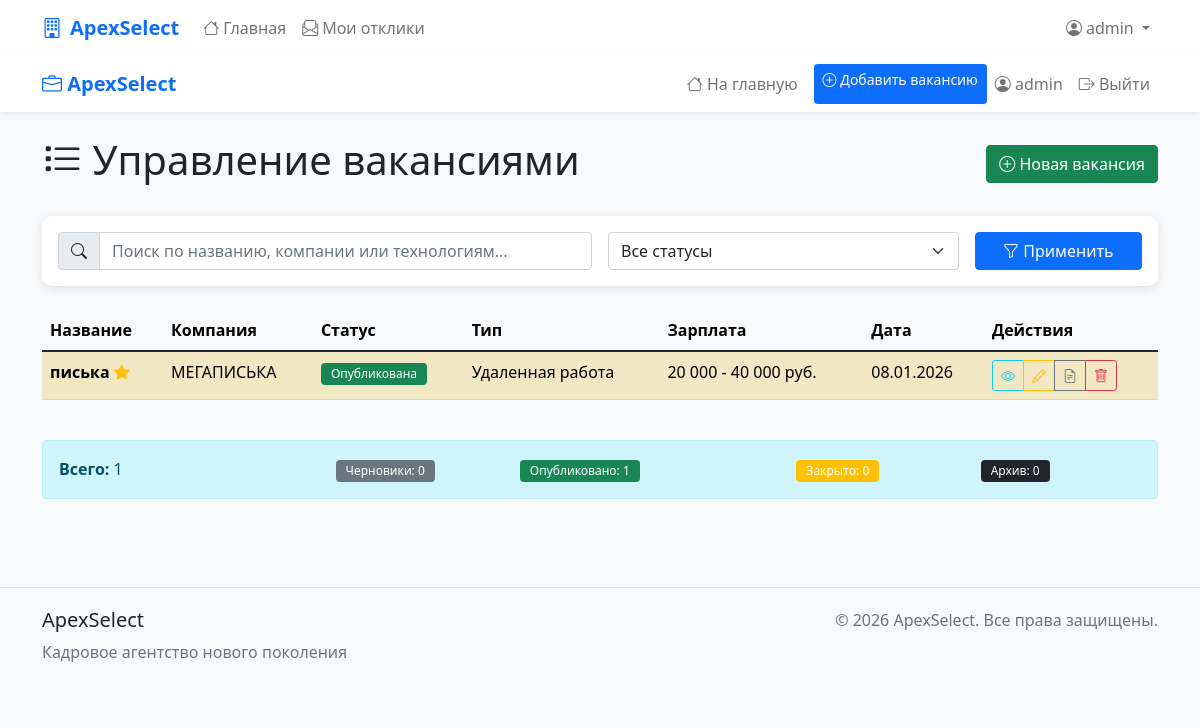
The page /vacancies/ (signed in) on the database as committed earlier.
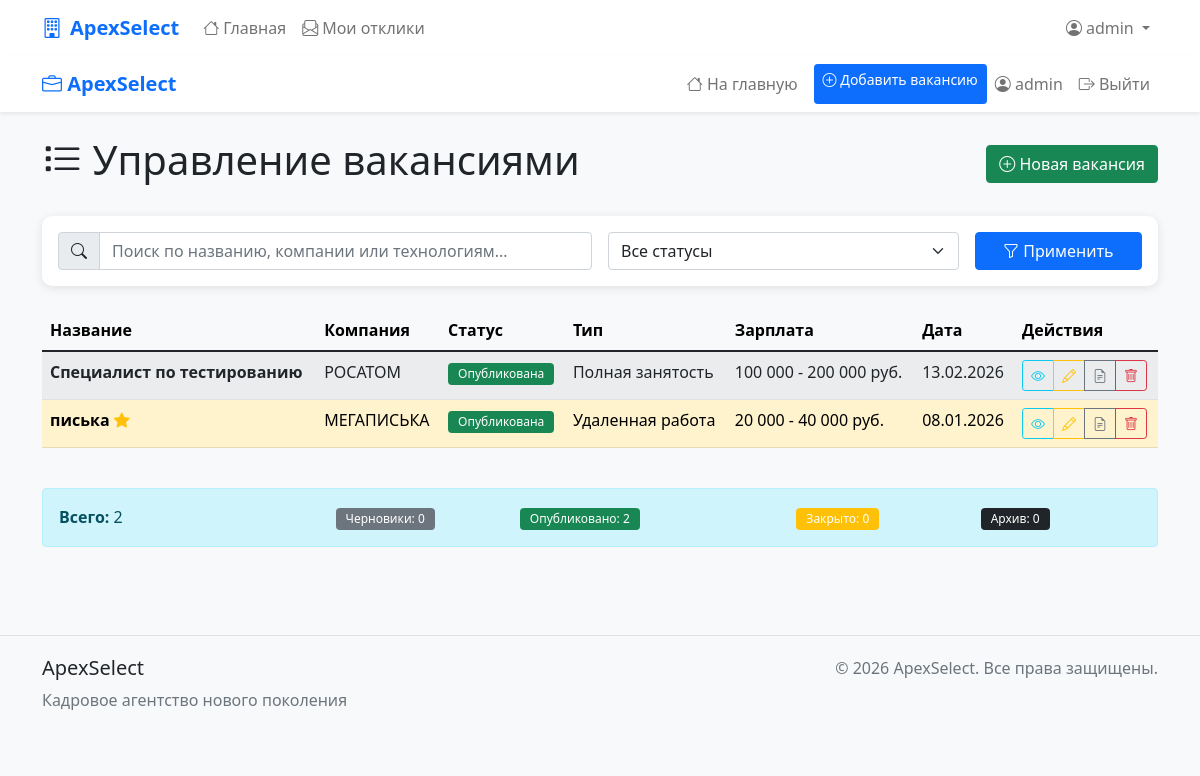
The same page on the database as committed later.
### apexSelect/models.py (models this page shows, shortened)
class Vacancy(models.Model):
    STATUS_CHOICES = [
        ('draft', _('Черновик')),
        ('published', _('Опубликована')),
        ('closed', _('Закрыта')),
        ('archived', _('В архиве')),
    ]
    EMPLOYMENT_TYPE_CHOICES = [
        ('full_time', _('Полная занятость')),
        ('part_time', _('Частичная занятость')),
        ('remote', _('Удаленная работа')),
        ('freelance', _('Фриланс')),
        ('internship', _('Стажировка')),
    ]
    EXPERIENCE_CHOICES = [
        ('no_experience', _('Без опыта')),
        ('junior', _('Junior')),
        ('middle', _('Middle')),
        ('senior', _('Senior')),
        ('lead', _('Lead')),
    ]
    title = models.CharField(_('Название вакансии'), max_length=200)
    company = models.CharField(_('Компания'), max_length=200)
    location = models.CharField(_('Локация'), max_length=200, default='Москва')
    short_description = models.TextField(_('Краткое описание'), max_length=500)
    full_description = models.TextField(_('Полное описание'))
    requirements = models.TextField(_('Требования'))
    responsibilities = models.TextField(_('Обязанности'))
    benefits = models.TextField(_('Условия и бонусы'), blank=True)
    salary_min = models.IntegerField(_('Зарплата от'), null=True, blank=True)
    salary_max = models.IntegerField(_('Зарплата до'), null=True, blank=True)
    currency = models.CharField(_('Валюта'), max_length=10, default='руб.')
    employment_type = models.CharField(
        _('Тип занятости'),
        max_length=20,
        choices=EMPLOYMENT_TYPE_CHOICES,
        default='full_time'
    )
    experience = models.CharField(
        _('Требуемый опыт'),
        max_length=20,
        choices=EXPERIENCE_CHOICES,
        default='no_experience'
    )
    technologies = models.CharField(_('Технологии'), max_length=500, blank=True,
                                    help_text=_('Укажите технологии через запятую'))
    status = models.CharField(
        _('Статус'),
        max_length=20,
        choices=STATUS_CHOICES,
        default='draft'
    )
    created_by = models.ForeignKey(
        settings.AUTH_USER_MODEL,  # Это ссылка на CustomUser из настроек
        on_delete=models.SET_NULL,
        null=True,
        blank=True,
        related_name='vacancies',
        verbose_name=_('Создатель')
    )
    published_at = models.DateTimeField(_('Дата публикации'), null=True, blank=True)
    expires_at = models.DateTimeField(_('Действует до'), null=True, blank=True)
    created_at = models.DateTimeField(_('Дата создания'), auto_now_add=True)
    updated_at = models.DateTimeField(_('Дата обновления'), auto_now=True)
    is_featured = models.BooleanField(_('Рекомендуемая'), default=False)
    is_remote = models.BooleanField(_('Удаленная работа'), default=False)
    is_relocation = models.BooleanField(_('Релокация'), default=False)
    is_active = models.BooleanField(_('Активна'), default=True)
    response_count = models.IntegerField(_('Количество откликов'), default=0)
    class Meta:
        verbose_name = _('Вакансия')
        verbose_name_plural = _('Вакансии')
        ordering = ['-created_at']
    def get_salary_display(self):
        if self.salary_min and self.salary_max:
            return f"{self.salary_min:,} - {self.salary_max:,} {self.currency}".replace(',', ' ')
        elif self.salary_min:
            return f"от {self.salary_min:,} {self.currency}".replace(',', ' ')
        elif self.salary_max:
            return f"до {self.salary_max:,} {self.currency}".replace(',', ' ')
        return _('По договоренности')

### apexSelect/views.py (the view)
# urls.py: path('vacancies/', views.vacancy_list_view, name='vacancy_list'),
@login_required
@user_passes_test(is_admin)
def vacancy_list_view(request):
    vacancies = Vacancy.objects.all().order_by('-created_at')
    status_filter = request.GET.get('status', '')
    if status_filter:
        vacancies = vacancies.filter(status=status_filter)
    search_query = request.GET.get('q', '')
    if search_query:
        vacancies = vacancies.filter(
            Q(title__icontains=search_query) |
            Q(company__icontains=search_query) |
            Q(technologies__icontains=search_query)
        )
    total = vacancies.count()
    draft_count = Vacancy.objects.filter(status='draft').count()
    published_count = Vacancy.objects.filter(status='published').count()
    closed_count = Vacancy.objects.filter(status='closed').count()
    archived_count = Vacancy.objects.filter(status='archived').count()
    return render(request, 'vacancies/vacancy_list.html', {
        'vacancies': vacancies,
        'status_filter': status_filter,
        'search_query': search_query,
        'total': total,
        'draft_count': draft_count,
        'published_count': published_count,
        'closed_count': closed_count,
        'archived_count': archived_count,
    })

### apexSelect/views.py (called while the page is built)
def is_admin(user):
    return user.is_staff or user.is_superuser

### apexSelect/templates/vacancies/vacancy_list.html (shortened to what the changed rows need)
{% extends 'base.html' %}
{% block content %}
<div class="container">
    <div class="row mb-4">
        <div class="col-md-12">
            <div class="d-flex justify-content-between align-items-center mb-4">
                <h1><i class="bi bi-list-task"></i> Управление вакансиями</h1>
            </div>
            {% if vacancies %}
                <div class="table-responsive">
                    <table class="table table-hover table-striped">
                        <thead class="table-light">
                            <tr>
                                <th>Название</th>
                                <th>Компания</th>
                                <th>Статус</th>
                                <th>Тип</th>
                                <th>Зарплата</th>
                                <th>Дата</th>
                                <th>Действия</th>
                            </tr>
                        </thead>
                        <tbody>
                            {% for vacancy in vacancies %}
                                <tr {% if vacancy.is_featured %}class="table-warning"{% endif %}>
                                    <td>
                                        <strong>{{ vacancy.title|truncatechars:30 }}</strong>
                                        {% if vacancy.is_featured %}
                                            <i class="bi bi-star-fill text-warning" title="Рекомендуемая"></i>
                                        {% endif %}
                                    </td>
                                    <td>{{ vacancy.company|truncatechars:20 }}</td>
                                    <td>
                                        {% if vacancy.status == 'draft' %}
                                            <span class="badge bg-secondary">{{ vacancy.get_status_display }}</span>
                                        {% elif vacancy.status == 'published' %}
                                            <span class="badge bg-success">{{ vacancy.get_status_display }}</span>
                                        {% elif vacancy.status == 'closed' %}
                                            <span class="badge bg-warning">{{ vacancy.get_status_display }}</span>
                                        {% elif vacancy.status == 'archived' %}
                                            <span class="badge bg-dark">{{ vacancy.get_status_display }}</span>
                                        {% endif %}
                                    </td>
                                    <td>{{ vacancy.get_employment_type_display }}</td>
                                    <td>{{ vacancy.get_salary_display }}</td>
                                    <td>{{ vacancy.created_at|date:"d.m.Y" }}</td>
                                    <td>
                                        <div class="btn-group btn-group-sm" role="group">
                                            <a href="{% url 'vacancy_detail' vacancy.pk %}"
                                               class="btn btn-outline-info"
                                               title="Просмотр"
                                               data-bs-toggle="tooltip">
                                                <i class="bi bi-eye"></i>
                                            </a>
                                            <a href="{% url 'edit_vacancy' vacancy.pk %}"
                                               class="btn btn-outline-warning"
                                               title="Редактировать"
                                               data-bs-toggle="tooltip">
                                                <i class="bi bi-pencil"></i>
                                            </a>
                                            <button class="btn btn-outline-secondary toggle-status"
                                                    data-vacancy-id="{{ vacancy.pk }}"
                                                    data-current-status="{{ vacancy.status }}"
                                                    title="Изменить статус"
                                                    data-bs-toggle="tooltip">
                                                {% if vacancy.status == 'published' %}
                                                    <i class="bi bi-file-earmark-text"></i>
                                                {% else %}
                                                    <i class="bi bi-file-earmark"></i>
                                                {% endif %}
                                            </button>
                                            <a href="{% url 'delete_vacancy' vacancy.pk %}"
                                               class="btn btn-outline-danger"
                                               title="Удалить"
                                               data-bs-toggle="tooltip">
                                                <i class="bi bi-trash"></i>
                                            </a>
                                        </div>
                                    </td>
                                </tr>
                            {% endfor %}
                        </tbody>
                    </table>
                </div>
                <div class="alert alert-info mt-4">
                    <div class="row">
                        <div class="col-md-3">
                            <strong>Всего:</strong> {{ total }}
                        </div>
                        <div class="col-md-2">
                            <span class="badge bg-secondary">Черновики: {{ draft_count }}</span>
                        </div>
                        <div class="col-md-3">
                            <span class="badge bg-success">Опубликовано: {{ published_count }}</span>
                        </div>
                        <div class="col-md-2">
                            <span class="badge bg-warning">Закрыто: {{ closed_count }}</span>
                        </div>
                        <div class="col-md-2">
                            <span class="badge bg-dark">Архив: {{ archived_count }}</span>
                        </div>
                    </div>
                </div>
            {% else %}
                <div class="alert alert-warning">
                    <i class="bi bi-exclamation-triangle"></i>
                    Вакансий не найдено.
                    <a href="{% url 'add_vacancy' %}" class="alert-link">Создайте первую вакансию!</a>
                </div>
            {% endif %}
        </div>
    </div>
</div>
{% endblock %}

Rows that differ between the two databases and show on the page:
added Vacancy: title "Специалист по тестированию", company "РОСАТОМ", status "Опубликована", employment_type "Полная занятость", salary "100 000 - 200 000 руб.", created_at "13.02.2026", is_featured False (drawn)
Other text that changed with them:
{{ total }}: "1" → "2"
{{ published_count }}: "1" → "2"
